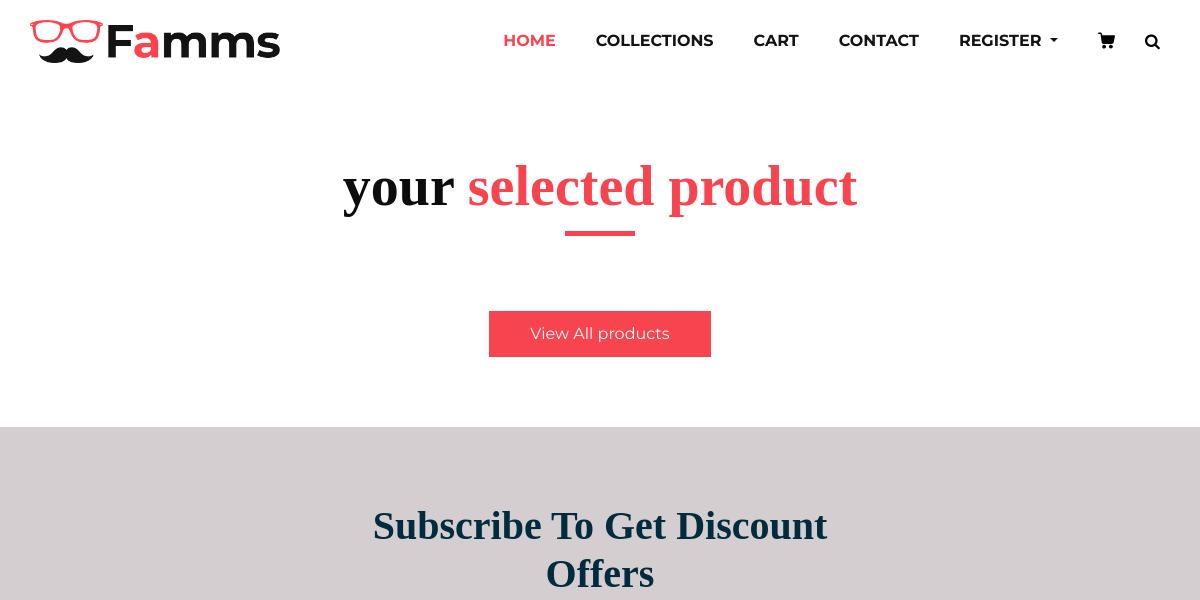
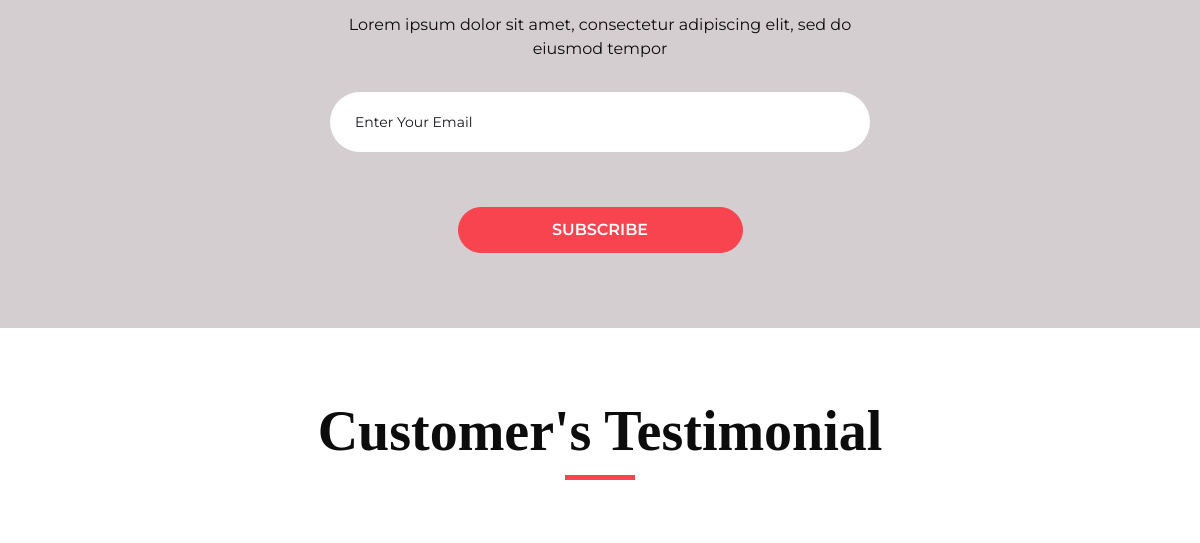
The page /detail_view/Women8/ (upper part) on the database as committed earlier (2 pictures, top to bottom).
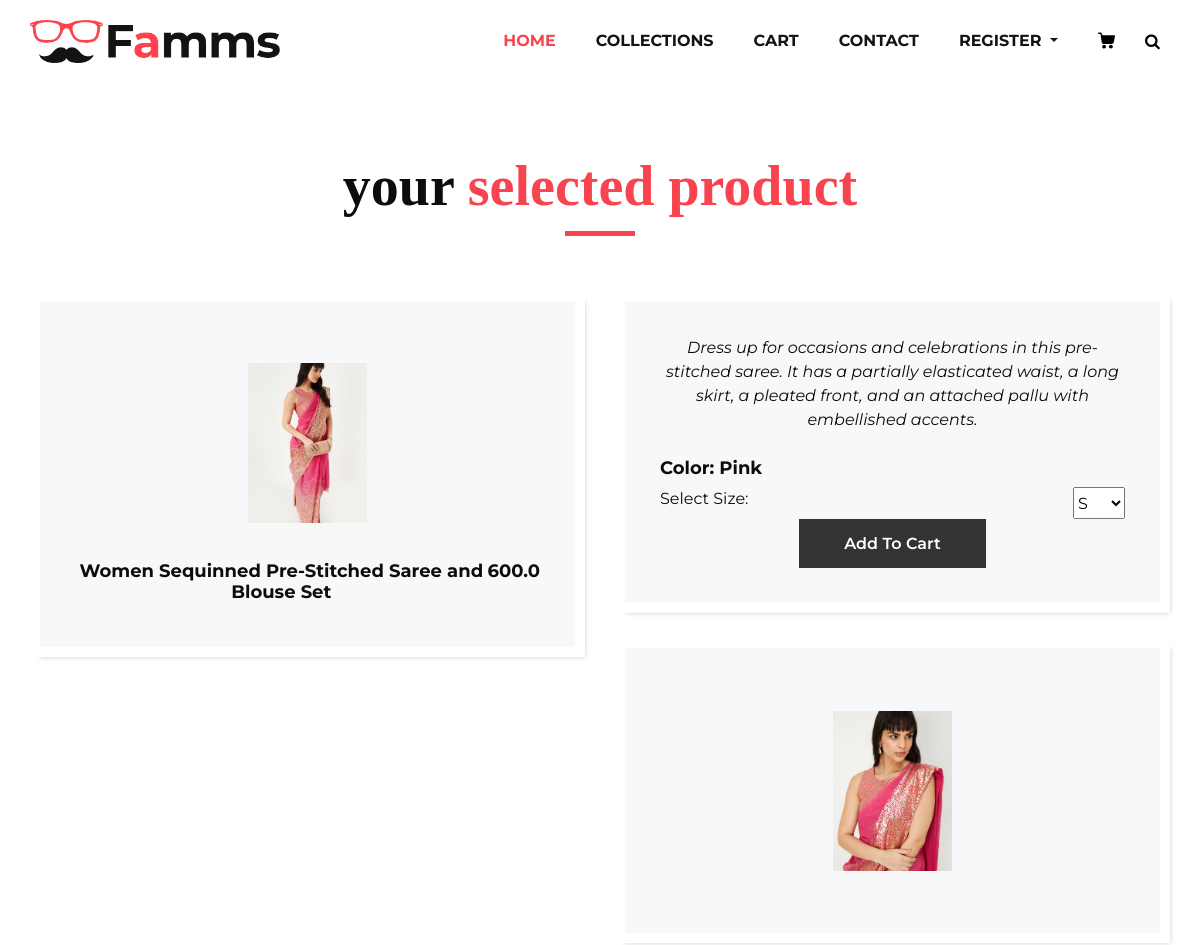
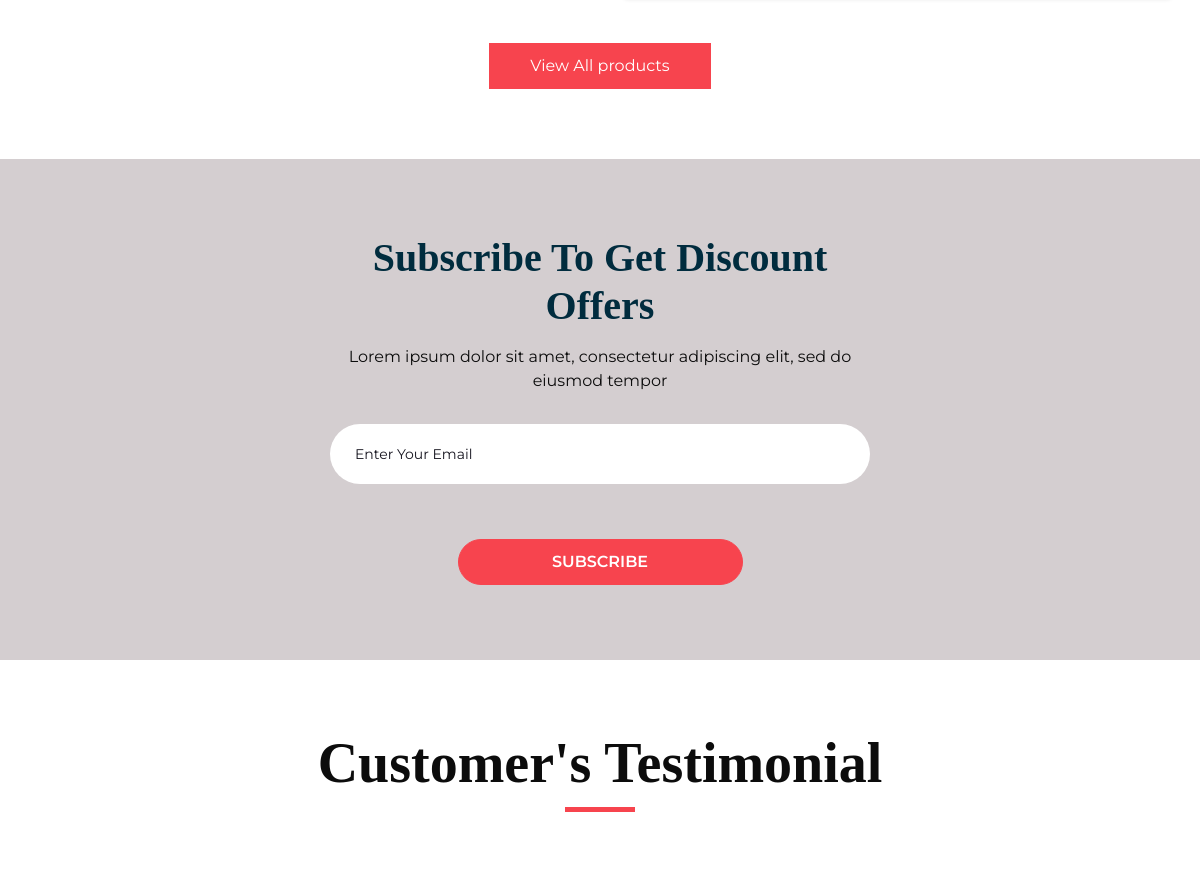
The same page on the database as committed later (2 pictures, top to bottom).
### home/models.py (models this page shows, shortened)
class ProductDetailView(models.Model):
    product = models.ForeignKey(Product,on_delete=models.CASCADE, null=False, blank=False)
    pdt_colour = models.CharField(max_length=100,null=False,blank = False)
    pdt_description = models.TextField(max_length=250,null=False,blank = False)
    pdt_image1 = models.ImageField(upload_to="detail_img",null =False,blank=False)

class Product(models.Model):
    category = models.ForeignKey(Category,on_delete=models.CASCADE)
    slug = models.CharField(max_length=50, null = False, blank = False)
    name = models.CharField(max_length=100,null=False,blank = False)
    product_image =models.ImageField(upload_to="category_img",null =False,blank=False)
    description = models.CharField(max_length=500,null=False,blank = False)
    quantity = models.IntegerField(null=False,blank=False)
    original_price =models.FloatField(null=False,blank=False)
    selling_price = models.FloatField(null=False,blank=False)
    status = models.IntegerField(default=False,help_text="0=default, 1=hidden")
    trending = models.BooleanField(default=False,help_text="0=default, 1=hidden")

### home/views.py (the view)
# urls.py: path('detail_view/<str:prod_slug>/', views.detail_view, name='detail_view'),
def detail_view(request, prod_slug):
        product = get_object_or_404(Product, slug=prod_slug, status=0)
        product_details = ProductDetailView.objects.filter(product=product)
        if request.method == "POST":
            messages.success(request, f"{product.name} added to your cart.")
            return redirect("add_to_cart", product_id=product.id)
        context = {
            'product': product,
            'product_details': product_details,
            }
        return render(request, 'detail_view.html', context)

### home/templates/detail_view.html (shortened to what this page needs)
{% extends 'layouts/submain.html' %}
{% load static %}
{% block body %}
<section class="product_section layout_padding">
   <div class="container">
      <div class="heading_container heading_center">
         <h2>
            your <span>selected product</span>
         </h2>
      </div>
      <div class="row">
        {% for detail in product_details %}
         <div class="col-md-6">
            <div class="box">
               <div class="img-box">
                    <img src="{{product.product_image.url}}" alt="">
               </div>
               <div class="detail-box">
                   <h5>{{detail.product.name }}</h5>
                   <h5>{{detail.product.selling_price}}</h5>
               </div>
            </div>
         </div>
         <div class="col-md-6">
            <div class="box">
               <div class="detail-box">
                  <p><em>{{ detail.pdt_description }}</em></p>
               </div>
               <div class="detail-box">
                <h5>Color: {{ detail.pdt_colour }}</h5>
             </div>
             <div class="detail-box">
                <label for="size">Select Size:</label>
                <select id="size" name="size">
                    <option value="small">S</option>
                 </select>
             </div>
             <div class="options">
                <form method="post" action="{% url 'add_to_cart' product.id %}">
                    <input type="submit" value="Add to Cart">
                </form>
               </div>
            </div>
            <div class="box">
               <div class="img-box">
                  <img src="{{detail.pdt_image1.url}}" alt="">
               </div>
            </div>
         </div>
        {% endfor %}
      </div>
      <div class="btn-box">
         <a href="{% url 'collections' %}">
            View All products
         </a>
      </div>
   </div>
</section>
{% endblock %}

Rows that differ between the two databases and show on the page:
added ProductDetailView: product_image (picture), product.name "Women Sequinned Pre-Stitched Saree and Blouse Set", product.selling_price "600.0", pdt_description "Dress up for occasions and celebrations in this pre-stitched saree. It has a partially elasticated waist, a long skirt, a pleated front, and an attached pallu with embellished accents.", pdt_colour "Pink", pdt_image1 (picture)
